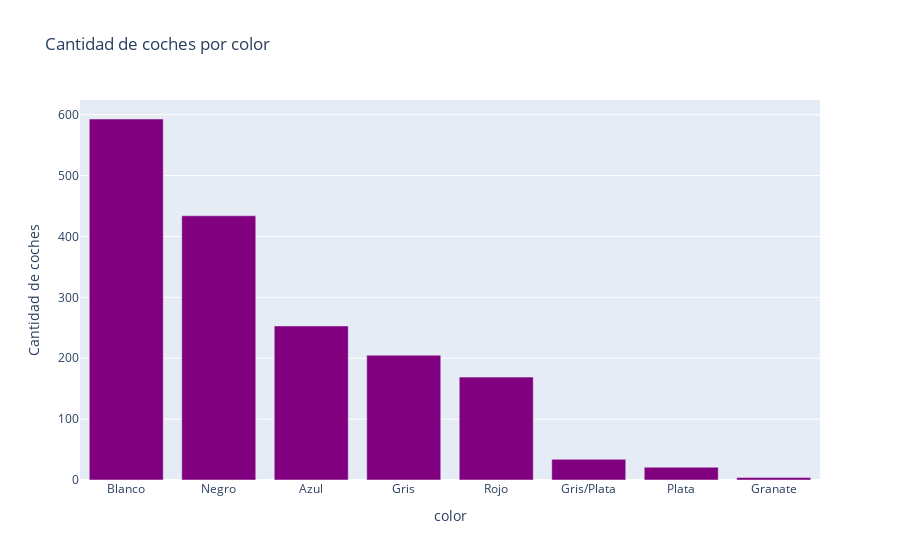

Write notebook code for a chart like this one.
### Markdown cell above
### 5. Cantidad de coches por color

### Code cell
cars_per_color = df['color'].value_counts()
fig5 = px.bar(
    cars_per_color, 
    x=cars_per_color.index, 
    y=cars_per_color.values, 
    title='Cantidad de coches por color',
    labels={'x': 'Color', 'y': 'Cantidad de coches'},
    color_discrete_sequence=['purple']
)
fig5.show()

### Figure 1 — Plotly figure (JSON) as saved in the notebook; plotly's stock layout.template omitted (floating-point values rounded to 4 significant figures)
{"data": [{"alignmentgroup": "True", "hovertemplate": "color=%{x}<br>Cantidad de coches=%{y}<extra></extra>", "legendgroup": "", "marker": {"color": "purple", "pattern": {"shape": ""}}, "name": "", "offsetgroup": "", "orientation": "v", "showlegend": false, "textposition": "auto", "type": "bar", "x": ["Blanco", "Negro", "Azul", "Gris", "Rojo", "Gris/Plata", "Plata", "Granate"], "xaxis": "x", "y": [593, 434, 253, 205, 169, 34, 21, 4], "yaxis": "y"}], "layout": {"barmode": "relative", "legend": {"tracegroupgap": 0}, "title": {"text": "Cantidad de coches por color"}, "xaxis": {"anchor": "y", "domain": [0, 1], "title": {"text": "color"}}, "yaxis": {"anchor": "x", "domain": [0, 1], "title": {"text": "Cantidad de coches"}}}}
